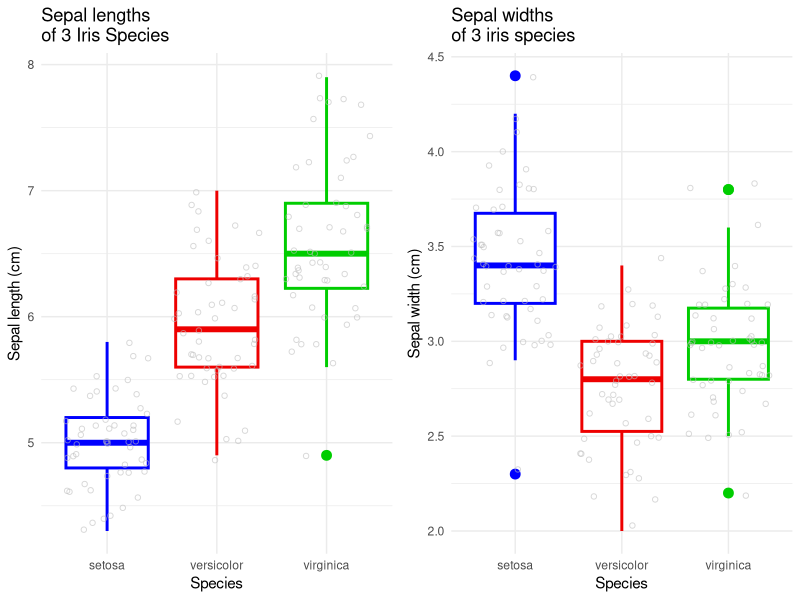

The R source for this figure:
# ####
# title:   Boxplots of iris dataset
# author:  learnusezone@gmail.com
# purpose: static boxplots of iris dataset
# note:    -
# ####


# load packages
library(ggplot2)

# boxplots
box_sl <- ggplot2::ggplot(iris) +
  geom_boxplot(aes(x = Species, y = Sepal.Length, color = Species),
               # outlier.colour = "brown",
               outlier.size = 3,
               # fill = "lightyellow",
               # alpha = 0.75,
               lwd = 1) +
  scale_color_manual(values = c("blue", "red2", "green3")) +
  geom_jitter(aes(x = Species, y = Sepal.Length),
              alpha = 0.6,
              col = "gray",
              shape = 1) +
  ggtitle("Sepal lengths \nof 3 Iris Species") +
  labs(y = "Sepal length (cm)") +
  theme_minimal() +
  theme(legend.position = "none")

box_sw <- ggplot2::ggplot(iris) +
  geom_boxplot(aes(x = Species, y = Sepal.Width, color = Species),
               # outlier.colour = "brown",
               outlier.size = 3,
               # fill = "lightyellow",
               # alpha = 0.75,
               lwd = 1) +
  scale_color_manual(values = c("blue", "red2", "green3")) +
  geom_jitter(aes(x = Species, y = Sepal.Width),
              alpha = 0.6,
              col = "gray",
              shape = 1) +
  ggtitle("Sepal widths \nof 3 iris species") +
  labs(y = "Sepal width (cm)") +
  theme_minimal() +
  theme(legend.position="none")

gridExtra::grid.arrange(box_sl, box_sw, ncol = 2)

